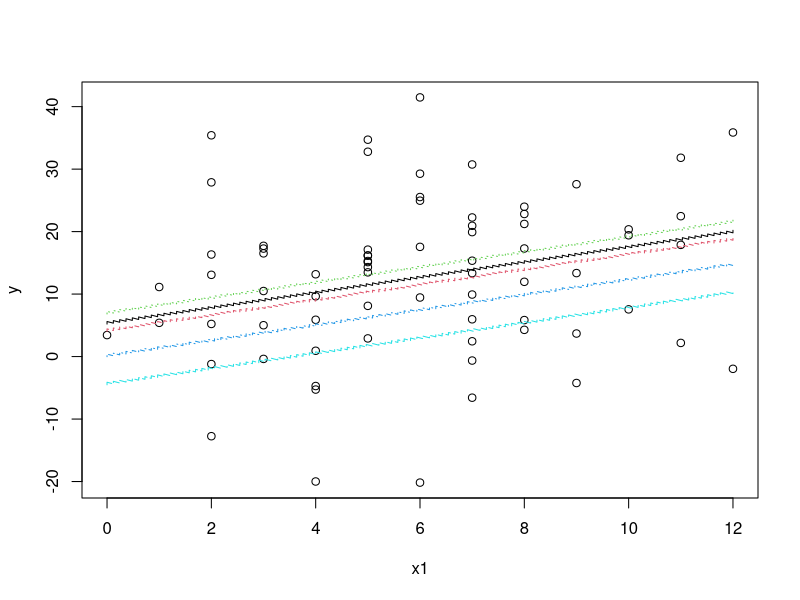
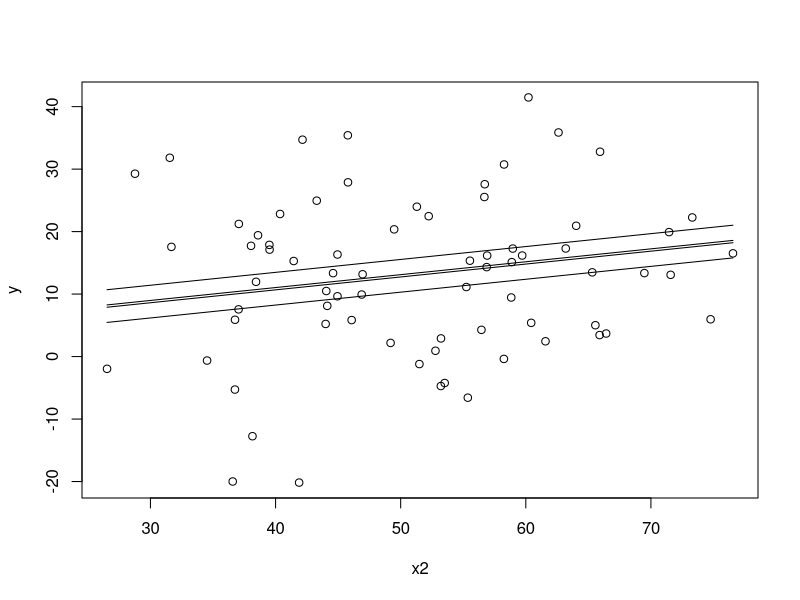

Recreate these plots in R, in order.
library(rockchalk)


### Name: newdata
### Title: Create a newdata frame for usage in predict methods
### Aliases: newdata newdata.default

### ** Examples

library(rockchalk)

## Replicate some R classics.  The budworm.lg data from predict.glm
## will work properly after re-formatting the information as a data.frame:

## example from Venables and Ripley (2002, pp. 190-2.)
df <- data.frame(ldose = rep(0:5, 2),
                 sex = factor(rep(c("M", "F"), c(6, 6))),
                 SF.numdead = c(1, 4, 9, 13, 18, 20, 0, 2, 6, 10, 12, 16))
df$SF.numalive = 20 - df$SF.numdead

budworm.lg <- glm(cbind(SF.numdead, SF.numalive) ~ sex*ldose,
                  data = df,  family = binomial)

predictOMatic(budworm.lg)

predictOMatic(budworm.lg, n = 7)

predictOMatic(budworm.lg, predVals = c("ldose"), n = 7)

predictOMatic(budworm.lg, predVals = c(ldose = "std.dev.", sex = "table"))



## Now make up a data frame with several numeric and categorical predictors.

set.seed(12345)
N <- 100
x1 <- rpois(N, l = 6)
x2 <- rnorm(N, m = 50, s = 10)
x3 <- rnorm(N)
xcat1 <- gl(2,50, labels = c("M","F"))
xcat2 <- cut(rnorm(N), breaks = c(-Inf, 0, 0.4, 0.9, 1, Inf),
             labels = c("R", "M", "D", "P", "G"))
dat <- data.frame(x1, x2, x3, xcat1, xcat2)
rm(x1, x2, x3, xcat1, xcat2)
dat$xcat1n <- with(dat, contrasts(xcat1)[xcat1, , drop = FALSE])
dat$xcat2n <- with(dat, contrasts(xcat2)[xcat2, ])
STDE <- 15
dat$y <- with(dat,
              0.03 + 0.8*x1 + 0.1*x2 + 0.7*x3 + xcat1n %*% c(2) +
              xcat2n %*% c(0.1,-2,0.3, 0.1) + STDE*rnorm(N))
## Impose some random missings
dat$x1[sample(N, 5)] <- NA
dat$x2[sample(N, 5)] <- NA
dat$x3[sample(N, 5)] <- NA
dat$xcat2[sample(N, 5)] <- NA
dat$xcat1[sample(N, 5)] <- NA
dat$y[sample(N, 5)] <- NA
summarize(dat)


m0 <- lm(y ~ x1 + x2 + xcat1, data = dat)
summary(m0)
## The model.data() function in rockchalk creates as near as possible
## the input data frame.
m0.data <- model.data(m0)
summarize(m0.data)

## no predVals: analyzes each variable separately
(m0.p1 <- predictOMatic(m0))

## requests confidence intervals from the predict function
(m0.p2 <- predictOMatic(m0, interval = "confidence"))

## predVals as vector of variable names: gives "mix and match" predictions
(m0.p3 <- predictOMatic(m0, predVals = c("x1", "x2")))

## predVals as vector of variable names: gives "mix and match" predictions
(m0.p3s <- predictOMatic(m0, predVals = c("x1", "x2"), divider = "std.dev."))

## "seq" is an evenly spaced sequence across the predictor.
(m0.p3q <- predictOMatic(m0, predVals = c("x1", "x2"), divider = "seq"))

(m0.p3i <- predictOMatic(m0, predVals = c("x1", "x2"),
                         interval = "confidence", n = 3))

(m0.p3p <- predictOMatic(m0, predVals = c("x1", "x2"), divider = pretty))

## predVals as vector with named divider algorithms.
(m0.p3 <- predictOMatic(m0, predVals = c(x1 = "seq", x2 = "quantile")))
## predVals as named vector of divider algorithms

## same idea, decided to double-check
(m0.p3 <- predictOMatic(m0, predVals = c(x1 = "quantile", x2 = "std.dev.")))
getFocal(m0.data$x2, xvals =  "std.dev.", n = 5)


## Change from quantile to standard deviation divider
(m0.p5 <- predictOMatic(m0, divider = "std.dev.", n = 5))

## Still can specify particular values if desired
(m0.p6 <- predictOMatic(m0, predVals = list("x1" = c(6,7),
                            "xcat1" = levels(m0.data$xcat1))))

(m0.p7 <- predictOMatic(m0, predVals = c(x1 = "quantile", x2 = "std.dev.")))
getFocal(m0.data$x2, xvals =  "std.dev.", n = 5)

(m0.p8 <- predictOMatic(m0, predVals = list( x1 = quantile(m0.data$x1,
                        na.rm = TRUE, probs = c(0, 0.1, 0.5, 0.8,
                        1.0)), xcat1 = levels(m0.data$xcat1))))

(m0.p9 <- predictOMatic(m0, predVals = list(x1 = "seq", "xcat1" =
                                levels(m0.data$xcat1)), n = 8) )


(m0.p10 <- predictOMatic(m0, predVals = list(x1 = "quantile",
                                 "xcat1" = levels(m0.data$xcat1)), n =  5) )


(m0.p11 <- predictOMatic(m0, predVals = c(x1 = "std.dev."), n = 10))

## Previous same as

(m0.p11 <- predictOMatic(m0, predVals = c(x1 = "default"), divider =
                         "std.dev.", n = 10))

## Previous also same as

(m0.p11 <- predictOMatic(m0, predVals = c("x1"), divider = "std.dev.", n = 10))


(m0.p11 <- predictOMatic(m0,  predVals = list(x1 = c(0, 5, 8), x2 = "default"),
                         divider = "seq"))



m1 <- lm(y ~ log(10+x1) + sin(x2) + x3, data = dat)
m1.data <- model.data(m1)
summarize(m1.data)


(newdata(m1))
(newdata(m1, predVals = list(x1 = c(6, 8, 10))))
(newdata(m1, predVals = list(x1 = c(6, 8, 10), x3 = c(-1,0,1))))
(newdata(m1, predVals = list(x1 = c(6, 8, 10),
                 x2 = quantile(m1.data$x2, na.rm = TRUE), x3 = c(-1,0,1))))

(m1.p1 <- predictOMatic(m1, divider = "std.dev", n = 5))
(m1.p2 <- predictOMatic(m1, divider = "quantile", n = 5))

(m1.p3 <- predictOMatic(m1, predVals = list(x1 = c(6, 8, 10),
                            x2 = median(m1.data$x2, na.rm = TRUE))))

(m1.p4 <- predictOMatic(m1, predVals = list(x1 = c(6, 8, 10),
                                x2 = quantile(m1.data$x2, na.rm = TRUE))))

(m1.p5 <- predictOMatic(m1))
(m1.p6 <- predictOMatic(m1, divider = "std.dev."))
(m1.p7 <- predictOMatic(m1, divider = "std.dev.", n = 3))
(m1.p8 <- predictOMatic(m1, divider = "std.dev.", interval = "confidence"))


m2 <- lm(y ~ x1 + x2 + x3 + xcat1 + xcat2, data = dat)
##  has only columns and rows used in model fit
m2.data <- model.data(m2)
summarize(m2.data)

## Check all the margins
(predictOMatic(m2, interval = "conf"))

## Lets construct predictions the "old fashioned way" for comparison

m2.new1 <- newdata(m2, predVals = list(xcat1 = levels(m2.data$xcat1),
                           xcat2 = levels(m2.data$xcat2)), n = 5)
predict(m2, newdata = m2.new1)


(m2.p1 <- predictOMatic(m2,
                        predVals = list(xcat1 = levels(m2.data$xcat1),
                            xcat2 = levels(m2.data$xcat2)),
                        xcat2 = c("M","D")))
## See? same!

## Pick some particular values for focus
m2.new2 <- newdata(m2, predVals = list(x1 = c(1,2,3), xcat2 = c("M","D")))
## Ask for predictions
predict(m2, newdata = m2.new2)


## Compare: predictOMatic generates a newdata frame and predictions in one step

(m2.p2 <- predictOMatic(m2, predVals = list(x1 = c(1,2,3),
                                xcat2 = c("M","D"))))

(m2.p3 <- predictOMatic(m2, predVals = list(x2 = c(0.25, 1.0),
                                xcat2 = c("M","D"))))

(m2.p4 <- predictOMatic(m2, predVals = list(x2 = plotSeq(m2.data$x2, 10),
                                xcat2 = c("M","D"))))

(m2.p5 <- predictOMatic(m2, predVals = list(x2 = c(0.25, 1.0),
                                xcat2 = c("M","D")), interval = "conf"))

(m2.p6 <- predictOMatic(m2, predVals = list(x2 = c(49, 51),
                                xcat2 = levels(m2.data$xcat2),
                                x1 = plotSeq(dat$x1))))

plot(y ~ x1, data = m2.data)
by(m2.p6, list(m2.p6$xcat2), function(x) {
    lines(x$x1, x$fit, col = x$xcat2, lty = as.numeric(x$xcat2))
})

m2.newdata <- newdata(m2, predVals = list(x2 = c(48, 50, 52),
                              xcat2 = c("M","D")))
predict(m2, newdata = m2.newdata)

(m2.p7 <- predictOMatic(m2, predVals = list(x2 = c(48, 50, 52),
                                xcat2 = c("M","D"))))

(m2.p8 <- predictOMatic(m2,
             predVals = list(x2 = range(m2.data$x2, na.rm = TRUE),
             xcat2 = c("M","D"))))

(m2.p9 <- predictOMatic(m2, predVals = list(x2 = plotSeq(m2.data$x2),
             x1 = quantile(m2.data$x1, pr =c(0.33, 0.66), na.rm = TRUE),
             xcat2 = c("M","D"))))
plot(y ~ x2 , data = m2.data)

by(m2.p9, list(m2.p9$x1, m2.p9$xcat2), function(x) {lines(x$x2, x$fit)})



(predictOMatic(m2, predVals = list(x2 = c(50, 60), xcat2 = c("M","D")),
               interval = "conf"))

## create a dichotomous dependent variable
y2 <- ifelse(rnorm(N) > 0.3, 1, 0)
dat <- cbind(dat, y2)

m3 <- glm(y2 ~ x1 + x2 + x3 + xcat1, data = dat, family = binomial(logit))
summary(m3)
m3.data <- model.data(m3)
summarize(m3.data)

(m3.p1 <- predictOMatic(m3, divider = "std.dev."))

(m3.p2 <- predictOMatic(m3, predVals = list(x2 = c(40, 50, 60),
                             xcat1 = c("M","F")),
                        divider = "std.dev.", interval = "conf"))

## Want a full accounting for each value of x2?
(m3.p3 <- predictOMatic(m3,
                predVals = list(x2 = unique(m3.data$x2),
                    xcat1 = c("M","F")), interval = "conf"))


## Would like to write a more beautiful print method
## for output object, but don't want to obscure structure from user.
## for (i in names(m3.p1)){
##     dns <- cbind(m3.p1[[i]][i], m3.p1[[i]]$fit)
##     colnames(dns) <- c(i, "predicted")
##     print(dns)
## }
